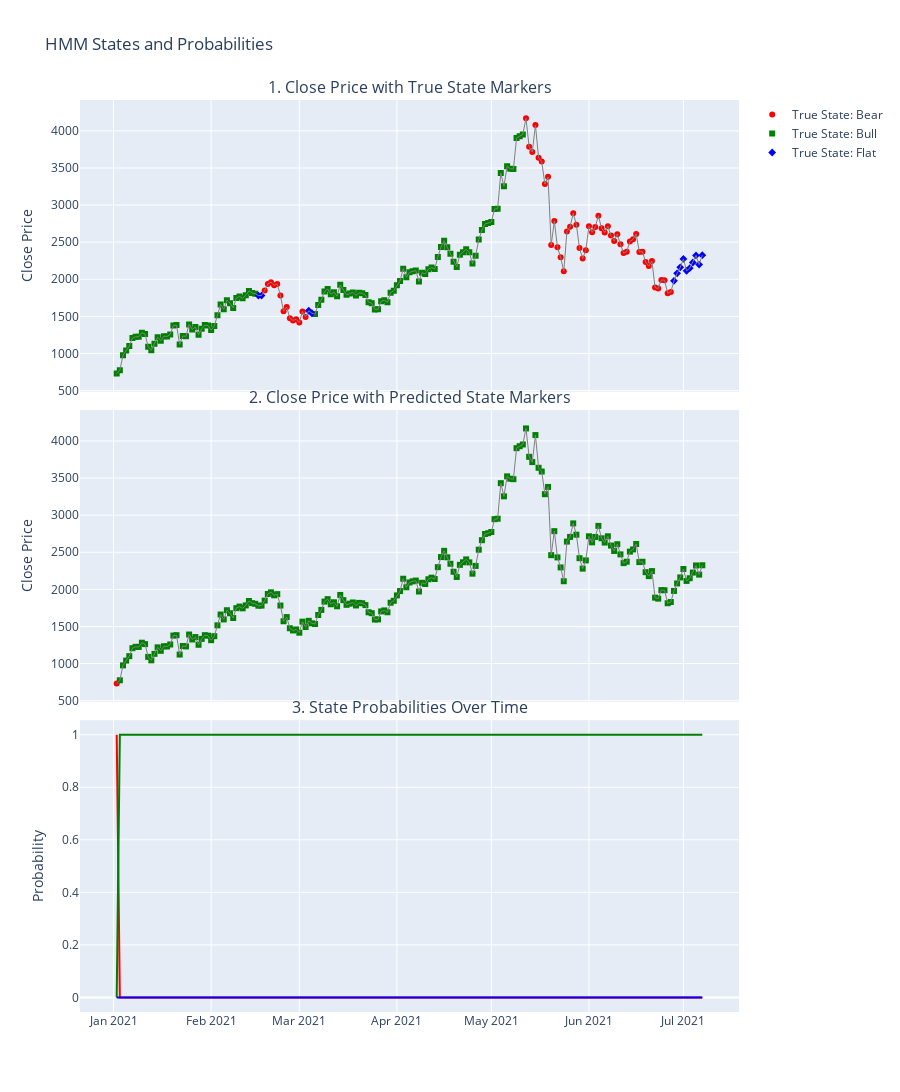

The code cell stored with this chart in its notebook:
### Code cell
def train_test_switching_hmm(df, label_column, split_date, n_hmms, n_components_per_hmm):
    # Попередня обробка даних
    le = LabelEncoder()
    df[label_column] = le.fit_transform(df[label_column])
    train_df = df[df.index < split_date]
    test_df = df[df.index >= split_date]
    scaler = StandardScaler()
    X_train = scaler.fit_transform(train_df.drop(label_column, axis=1))
    X_test = scaler.transform(test_df.drop(label_column, axis=1))

    # Ініціалізація базових HMM і механізму перемикання
    base_hmms = [hmm.GaussianHMM(n_components=n_components, covariance_type="diag", n_iter=200) for n_components in n_components_per_hmm]

    # Тренування базових HMM
    for model in base_hmms:
        model.fit(X_train)

    # Механізм перемикання (простий варіант: вибір моделі на основі деяких критеріїв)
    # Це потребує більш складної реалізації у реальних випадках
    switching_probabilities = np.array([model.score(X_test) for model in base_hmms])
    active_model_index = np.argmax(switching_probabilities)

    # Використання активної HMM для прогнозування
    active_model = base_hmms[active_model_index]
    y_pred_test = active_model.predict(X_test)
    state_probabilities = active_model.predict_proba(X_test)

    # Оцінка моделі
    y_train = train_df[label_column].values
    y_test = test_df[label_column].values
    print("TRAIN:")
    print(classification_report(y_train, base_hmms[active_model_index].predict(X_train), target_names=le.classes_))
    print("TEST:")
    print(classification_report(y_test, y_pred_test, target_names=le.classes_))

    return test_df, y_test, y_pred_test, state_probabilities, le.classes_

# Використання функції
n_hmms = 3  # кількість HMM у моделі Switching HMM
n_components_per_hmm = [3, 3, 3]  # кількість компонентів у кожному HMM
test_df, true_states, predicted_states, state_probabilities, state_names = train_test_switching_hmm(df.copy(), 'market_mode', pd.to_datetime('2021-01-01'), n_hmms, n_components_per_hmm)
plot_hmm_results(test_df, true_states, predicted_states, state_probabilities, state_names)

### Figure 1 — Plotly figure (JSON) as saved in the notebook; plotly's stock layout.template omitted (floating-point values rounded to 4 significant figures; data arrays with more than 128 entries replaced by an {"elided": "..."} marker saying what was removed)
{"data": [{"marker": {"color": "red", "symbol": 0}, "mode": "markers", "name": "True State: Bear", "type": "scatter", "x": ["2021-02-17T23:59:59", "2021-02-18T23:59:59", "2021-02-19T23:59:59", "2021-02-20T23:59:59", "2021-02-21T23:59:59", "2021-02-22T23:59:59", "2021-02-23T23:59:59", "2021-02-24T23:59:59", "2021-02-25T23:59:59", "2021-02-26T23:59:59", "2021-02-27T23:59:59", "2021-02-28T23:59:59", "2021-03-01T23:59:59", "2021-03-02T23:59:59", "2021-05-11T23:59:59", "2021-05-12T23:59:59", "2021-05-13T23:59:59", "2021-05-14T23:59:59", "2021-05-15T23:59:59", "2021-05-16T23:59:59", "2021-05-17T23:59:59", "2021-05-18T23:59:59", "2021-05-19T23:59:59", "2021-05-20T23:59:59", "2021-05-21T23:59:59", "2021-05-22T23:59:59", "2021-05-23T23:59:59", "2021-05-24T23:59:59", "2021-05-25T23:59:59", "2021-05-26T23:59:59", "2021-05-27T23:59:59", "2021-05-28T23:59:59", "2021-05-29T23:59:59", "2021-05-30T23:59:59", "2021-05-31T23:59:59", "2021-06-01T23:59:59", "2021-06-02T23:59:59", "2021-06-03T23:59:59", "2021-06-04T23:59:59", "2021-06-05T23:59:59", "2021-06-06T23:59:59", "2021-06-07T23:59:59", "2021-06-08T23:59:59", "2021-06-09T23:59:59", "2021-06-10T23:59:59", "2021-06-11T23:59:59", "2021-06-12T23:59:59", "2021-06-13T23:59:59", "2021-06-14T23:59:59", "2021-06-15T23:59:59", "2021-06-16T23:59:59", "2021-06-17T23:59:59", "2021-06-18T23:59:59", "2021-06-19T23:59:59", "2021-06-20T23:59:59", "2021-06-21T23:59:59", "2021-06-22T23:59:59", "2021-06-23T23:59:59", "2021-06-24T23:59:59", "2021-06-25T23:59:59", "2021-06-26T23:59:59"], "xaxis": "x", "y": [1848.0, 1937.0, 1960.0, 1920.0, 1936.0, 1782.0, 1570.0, 1627.0, 1476.0, 1446.0, 1460.0, 1416.0, 1565.0, 1493.0, 4169.0, 3786.0, 3715.0, 4079.0, 3638.0, 3588.0, 3282.0, 3380.0, 2461.0, 2784.0, 2431.0, 2296.0, 2110.0, 2644.0, 2707.0, 2889.0, 2736.0, 2420.0, 2280.0, 2390.0, 2715.0, 2634.0, 2706.0, 2855.0, 2688.0, 2631.0, 2715.0, 2590.0, 2517.0, 2608.0, 2472.0, 2354.0, 2372.0, 2508.0, 2538.0, 2611.0, 2368.0, 2372.0, 2232.0, 2178.0, 2246.0, 1888.0, 1875.0, 1990.0, 1988.0, 1813.0, 1829.0], "yaxis": "y"}, {"marker": {"color": "green", "symbol": 1}, "mode": "markers", "name": "True State: Bull", "type": "scatter", "x": ["2021-01-01T23:59:59", "2021-01-02T23:59:59", "2021-01-03T23:59:59", "2021-01-04T23:59:59", "2021-01-05T23:59:59", "2021-01-06T23:59:59", "2021-01-07T23:59:59", "2021-01-08T23:59:59", "2021-01-09T23:59:59", "2021-01-10T23:59:59", "2021-01-11T23:59:59", "2021-01-12T23:59:59", "2021-01-13T23:59:59", "2021-01-14T23:59:59", "2021-01-15T23:59:59", "2021-01-16T23:59:59", "2021-01-17T23:59:59", "2021-01-18T23:59:59", "2021-01-19T23:59:59", "2021-01-20T23:59:59", "2021-01-21T23:59:59", "2021-01-22T23:59:59", "2021-01-23T23:59:59", "2021-01-24T23:59:59", "2021-01-25T23:59:59", "2021-01-26T23:59:59", "2021-01-27T23:59:59", "2021-01-28T23:59:59", "2021-01-29T23:59:59", "2021-01-30T23:59:59", "2021-01-31T23:59:59", "2021-02-01T23:59:59", "2021-02-02T23:59:59", "2021-02-03T23:59:59", "2021-02-04T23:59:59", "2021-02-05T23:59:59", "2021-02-06T23:59:59", "2021-02-07T23:59:59", "2021-02-08T23:59:59", "2021-02-09T23:59:59", "2021-02-10T23:59:59", "2021-02-11T23:59:59", "2021-02-12T23:59:59", "2021-02-13T23:59:59", "2021-02-14T23:59:59", "2021-03-05T23:59:59", "2021-03-06T23:59:59", "2021-03-07T23:59:59", "2021-03-08T23:59:59", "2021-03-09T23:59:59", "2021-03-10T23:59:59", "2021-03-11T23:59:59", "2021-03-12T23:59:59", "2021-03-13T23:59:59", "2021-03-14T23:59:59", "2021-03-15T23:59:59", "2021-03-16T23:59:59", "2021-03-17T23:59:59", "2021-03-18T23:59:59", "2021-03-19T23:59:59", "2021-03-20T23:59:59", "2021-03-21T23:59:59", "2021-03-22T23:59:59", "2021-03-23T23:59:59", "2021-03-24T23:59:59", "2021-03-25T23:59:59", "2021-03-26T23:59:59", "2021-03-27T23:59:59", "2021-03-28T23:59:59", "2021-03-29T23:59:59", "2021-03-30T23:59:59", "2021-03-31T23:59:59", "2021-04-01T23:59:59", "2021-04-02T23:59:59", "2021-04-03T23:59:59", "2021-04-04T23:59:59", "2021-04-05T23:59:59", "2021-04-06T23:59:59", "2021-04-07T23:59:59", "2021-04-08T23:59:59", "2021-04-09T23:59:59", "2021-04-10T23:59:59", "2021-04-11T23:59:59", "2021-04-12T23:59:59", "2021-04-13T23:59:59", "2021-04-14T23:59:59", "2021-04-15T23:59:59", "2021-04-16T23:59:59", "2021-04-17T23:59:59", "2021-04-18T23:59:59", "2021-04-19T23:59:59", "2021-04-20T23:59:59", "2021-04-21T23:59:59", "2021-04-22T23:59:59", "2021-04-23T23:59:59", "2021-04-24T23:59:59", "2021-04-25T23:59:59", "2021-04-26T23:59:59", "2021-04-27T23:59:59", "2021-04-28T23:59:59", "2021-04-29T23:59:59", "2021-04-30T23:59:59", "2021-05-01T23:59:59", "2021-05-02T23:59:59", "2021-05-03T23:59:59", "2021-05-04T23:59:59", "2021-05-05T23:59:59", "2021-05-06T23:59:59", "2021-05-07T23:59:59", "2021-05-08T23:59:59", "2021-05-09T23:59:59", "2021-05-10T23:59:59"], "xaxis": "x", "y": [730.4, 774.5, 975.5, 1040.0, 1100.0, 1207.0, 1226.0, 1224.0, 1281.0, 1262.0, 1090.0, 1043.0, 1131.0, 1218.0, 1172.0, 1234.0, 1230.0, 1257.0, 1377.0, 1382.0, 1122.0, 1237.0, 1231.0, 1392.0, 1324.0, 1357.0, 1253.0, 1332.0, 1383.0, 1376.0, 1315.0, 1369.0, 1515.0, 1661.0, 1595.0, 1719.0, 1678.0, 1614.0, 1747.0, 1768.0, 1744.0, 1784.0, 1844.0, 1814.0, 1805.0, 1533.0, 1655.0, 1723.0, 1835.0, 1868.0, 1799.0, 1826.0, 1772.0, 1925.0, 1855.0, 1792.0, 1807.0, 1823.0, 1783.0, 1818.0, 1813.0, 1788.0, 1691.0, 1679.0, 1593.0, 1595.0, 1703.0, 1716.0, 1691.0, 1820.0, 1846.0, 1918.0, 1977.0, 2143.0, 2028.0, 2093.0, 2108.0, 2118.0, 1971.0, 2089.0, 2072.0, 2136.0, 2158.0, 2139.0, 2299.0, 2435.0, 2519.0, 2432.0, 2345.0, 2237.0, 2166.0, 2330.0, 2365.0, 2404.0, 2364.0, 2212.0, 2316.0, 2534.0, 2663.0, 2746.0, 2757.0, 2773.0, 2946.0, 2952.0, 3431.0, 3254.0, 3523.0, 3491.0, 3485.0, 3903.0, 3929.0, 3952.0], "yaxis": "y"}, {"marker": {"color": "blue", "symbol": 2}, "mode": "markers", "name": "True State: Flat", "type": "scatter", "x": ["2021-02-15T23:59:59", "2021-02-16T23:59:59", "2021-03-03T23:59:59", "2021-03-04T23:59:59", "2021-06-27T23:59:59", "2021-06-28T23:59:59", "2021-06-29T23:59:59", "2021-06-30T23:59:59", "2021-07-01T23:59:59", "2021-07-02T23:59:59", "2021-07-03T23:59:59", "2021-07-04T23:59:59", "2021-07-05T23:59:59", "2021-07-06T23:59:59"], "xaxis": "x", "y": [1780.0, 1781.0, 1576.0, 1542.0, 1979.0, 2080.0, 2161.0, 2275.0, 2114.0, 2150.0, 2226.0, 2322.0, 2199.0, 2325.0], "yaxis": "y"}, {"line": {"color": "grey", "width": 1}, "mode": "lines", "name": "Close Price", "showlegend": false, "type": "scatter", "x": {"elided": "187 str values"}, "xaxis": "x", "y": {"elided": "187 float values"}, "yaxis": "y"}, {"marker": {"color": "red", "symbol": 0}, "mode": "markers", "name": "Predicted State: Bear", "showlegend": false, "type": "scatter", "x": ["2021-01-01T23:59:59"], "xaxis": "x2", "y": [730.4], "yaxis": "y2"}, {"marker": {"color": "green", "symbol": 1}, "mode": "markers", "name": "Predicted State: Bull", "showlegend": false, "type": "scatter", "x": {"elided": "186 str values"}, "xaxis": "x2", "y": {"elided": "186 float values"}, "yaxis": "y2"}, {"marker": {"color": "blue", "symbol": 2}, "mode": "markers", "name": "Predicted State: Flat", "showlegend": false, "type": "scatter", "x": [], "xaxis": "x2", "y": [], "yaxis": "y2"}, {"line": {"color": "grey", "width": 1}, "mode": "lines", "name": "Close Price", "showlegend": false, "type": "scatter", "x": {"elided": "187 str values"}, "xaxis": "x2", "y": {"elided": "187 float values"}, "yaxis": "y2"}, {"line": {"color": "red", "width": 2}, "mode": "lines", "name": "State Bear Probability", "showlegend": false, "type": "scatter", "x": {"elided": "187 str values"}, "xaxis": "x3", "y": {"elided": "187 int values"}, "yaxis": "y3"}, {"line": {"color": "green", "width": 2}, "mode": "lines", "name": "State Bull Probability", "showlegend": false, "type": "scatter", "x": {"elided": "187 str values"}, "xaxis": "x3", "y": {"elided": "187 int values"}, "yaxis": "y3"}, {"line": {"color": "blue", "width": 2}, "mode": "lines", "name": "State Flat Probability", "showlegend": false, "type": "scatter", "x": {"elided": "187 str values"}, "xaxis": "x3", "y": {"elided": "187 float values"}, "yaxis": "y3"}], "layout": {"annotations": [{"font": {"size": 16}, "showarrow": false, "text": "1. Close Price with True State Markers", "x": 0.5, "xanchor": "center", "xref": "paper", "y": 1, "yanchor": "bottom", "yref": "paper"}, {"font": {"size": 16}, "showarrow": false, "text": "2. Close Price with Predicted State Markers", "x": 0.5, "xanchor": "center", "xref": "paper", "y": 0.66, "yanchor": "bottom", "yref": "paper"}, {"font": {"size": 16}, "showarrow": false, "text": "3. State Probabilities Over Time", "x": 0.5, "xanchor": "center", "xref": "paper", "y": 0.32, "yanchor": "bottom", "yref": "paper"}], "height": 1200, "title": {"text": "HMM States and Probabilities"}, "xaxis": {"anchor": "y", "domain": [0, 1], "matches": "x3", "showticklabels": false}, "xaxis2": {"anchor": "y2", "domain": [0, 1], "matches": "x3", "showticklabels": false}, "xaxis3": {"anchor": "y3", "domain": [0, 1]}, "yaxis": {"anchor": "x", "domain": [0.68, 1], "title": {"text": "Close Price"}}, "yaxis2": {"anchor": "x2", "domain": [0.34, 0.66], "title": {"text": "Close Price"}}, "yaxis3": {"anchor": "x3", "domain": [0, 0.32], "title": {"text": "Probability"}}}}
